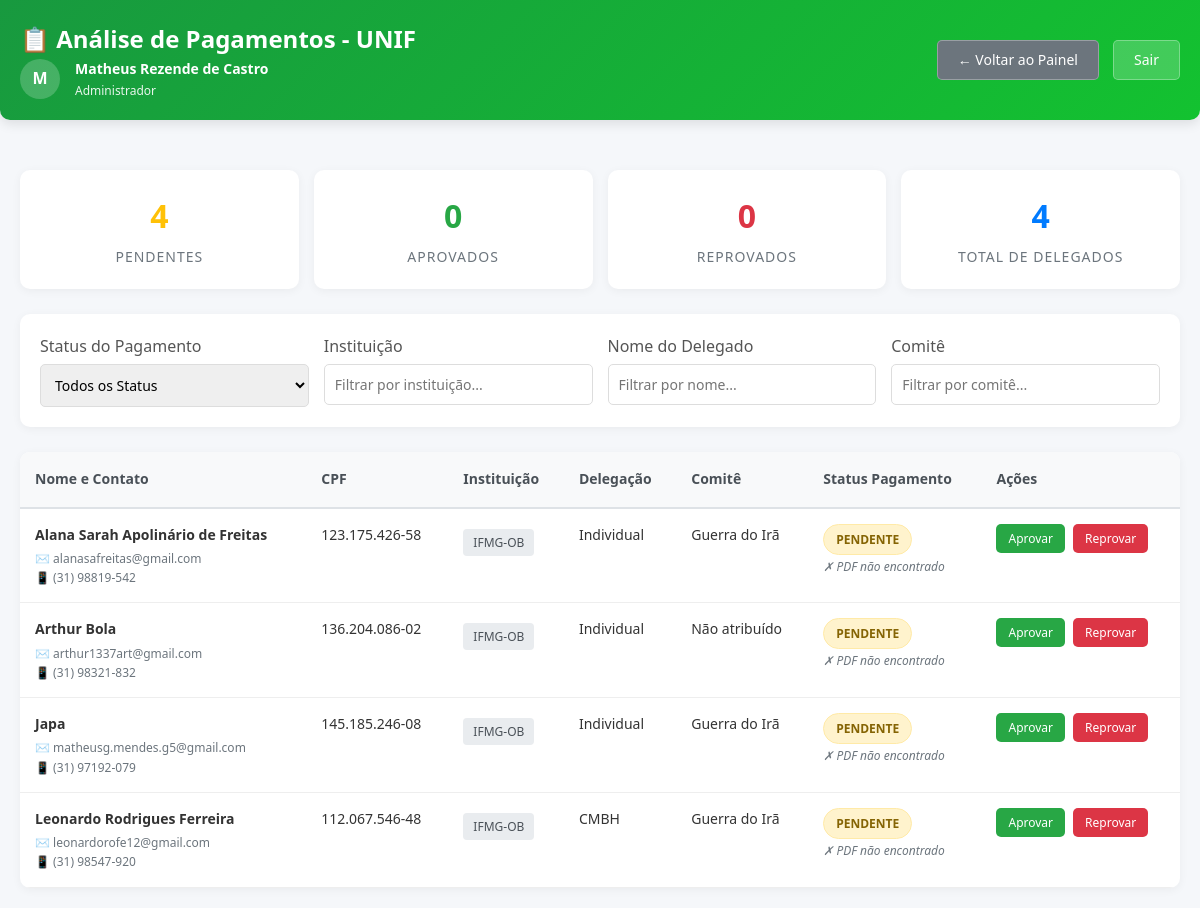
Page /pages/analisePagamentos.php (signed in) on the earlier database version.
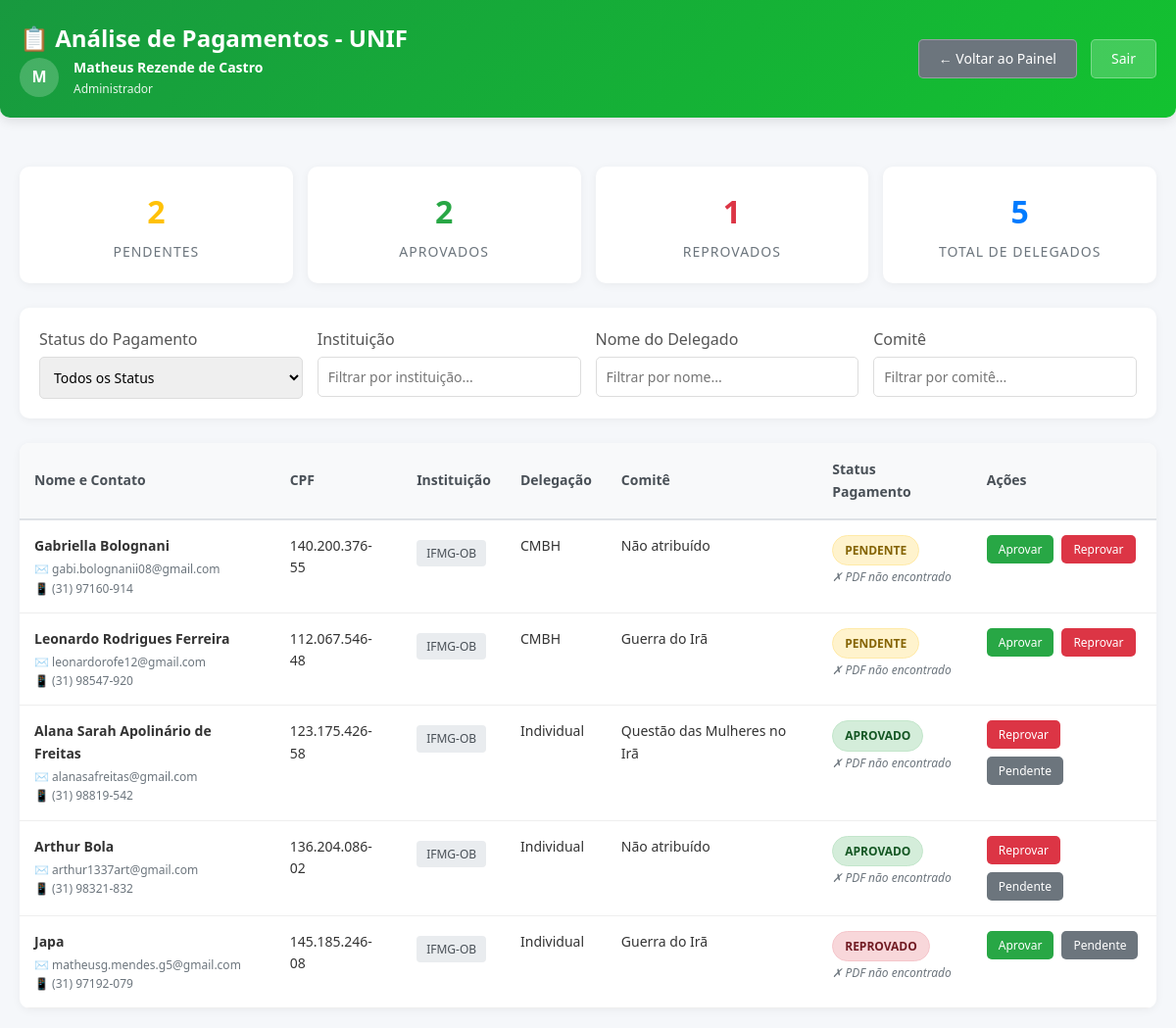
Same page on the later database version.
### tables this page shows
CREATE TABLE `delegado` (
  `cpf` varchar(14) NOT NULL,
  `id_comite` int(11) DEFAULT NULL,
  `representacao` int(11) DEFAULT NULL,
  `comite_desejado` int(11) DEFAULT NULL,
  `primeira_op_representacao` int(11) DEFAULT NULL,
  `segunda_op_representacao` int(11) DEFAULT NULL,
  `terceira_op_representacao` int(11) DEFAULT NULL,
  `segunda_op_comite` int(11) DEFAULT NULL,
  `terceira_op_comite` int(11) DEFAULT NULL,
  `id_delegacao` int(11) DEFAULT NULL,
  `pdf_pagamento` varchar(200) DEFAULT NULL COMMENT 'Caminho PDF do comprovante de matrícula/delegação',
  `status_pagamento` enum('pendente','aprovado','reprovado') DEFAULT 'pendente' COMMENT 'Status da verificação do PDF',
  `aprovado_delegacao` enum('individual','pendente','aprovado','reprovado') DEFAULT 'individual' COMMENT 'Status da delegação: individual, pendente, aprovado, reprovado'
);

CREATE TABLE `usuario` (
  `cpf` varchar(14) NOT NULL,
  `nome` varchar(100) DEFAULT NULL,
  `email` varchar(100) DEFAULT NULL,
  `email_instituicao` varchar(100) DEFAULT NULL,
  `restricao_alimentar` varchar(100) DEFAULT NULL,
  `alergia` varchar(100) DEFAULT NULL,
  `telefone` varchar(14) DEFAULT NULL,
  `telefone_instituicao` varchar(20) DEFAULT NULL,
  `senha` varchar(20) DEFAULT NULL,
  `instituicao` varchar(100) DEFAULT NULL,
  `adm` tinyint(1) DEFAULT 0,
  `senha_hash` varchar(255) DEFAULT NULL,
  `professor` enum('aprovado','pendente','reprovado','aluno') DEFAULT 'aluno'
);

CREATE TABLE `comite` (
  `id_comite` int(11) NOT NULL,
  `id_unif` int(11) DEFAULT NULL,
  `cpf_d1` varchar(14) NOT NULL,
  `cpf_d2` varchar(14) NOT NULL,
  `cpf_d3` varchar(14) NOT NULL,
  `tipo_comite` varchar(100) DEFAULT NULL,
  `nome_comite` varchar(100) DEFAULT NULL,
  `data_comite` date DEFAULT NULL,
  `num_delegados` int(11) DEFAULT NULL,
  `descricao_comite` varchar(1000) DEFAULT NULL,
  `status` enum('pendente','aprovado','reprovado','em_andamento') DEFAULT 'pendente'
);

CREATE TABLE `delegacao` (
  `id_delegacao` int(11) NOT NULL,
  `id_unif` int(11) NOT NULL,
  `cpf` varchar(14) DEFAULT NULL,
  `verificacao_delegacao` enum('aprovado','pendente','reprovado') DEFAULT 'pendente',
  `nome` varchar(100) NOT NULL
);

### pages/analisePagamentos.php (the view, shortened to what this page needs)
<?php
$delegados = [];
$contadores = [
    'pendente' => 0,
    'aprovado' => 0,
    'reprovado' => 0,
    'total' => 0
];
if ($conn) {
    $sql = "SELECT
                d.cpf,
                d.status_pagamento,
                d.id_delegacao,
                d.pdf_pagamento,
                u.nome,
                u.instituicao,
                u.email,
                u.telefone,
                dl.nome as nome_delegacao,
                c.nome_comite
            FROM delegado d
            LEFT JOIN usuario u ON d.cpf = u.cpf
            LEFT JOIN delegacao dl ON d.id_delegacao = dl.id_delegacao
            LEFT JOIN comite c ON d.id_comite = c.id_comite
            WHERE d.status_pagamento IN ('pendente', 'aprovado', 'reprovado')
            ORDER BY
                FIELD(d.status_pagamento, 'pendente', 'aprovado', 'reprovado'),
                u.nome";
    $result = $conn->query($sql);
    if ($result && $result->num_rows > 0) {
        while ($row = $result->fetch_assoc()) {
            $delegados[] = $row;
            $contadores[$row['status_pagamento']]++;
            $contadores['total']++;
        }
    }
}
?>
<!DOCTYPE html>
<html lang="pt-BR">
<head>
    <link rel="stylesheet" href="https://cdnjs.cloudflare.com/ajax/libs/pdf.js/3.11.174/pdf_viewer.min.css">
</head>
<body>
    <header>
        <div class="header-content">
            <div>
                <h1>📋 Análise de Pagamentos - UNIF</h1>
                <div class="user-info">
                    <div class="user-avatar">
                        <?php
                            $iniciais = substr($_SESSION['nome'] ?? 'A', 0, 1);
                            echo strtoupper($iniciais);
                        ?>
                    </div>
                    <div class="user-details">
                        <div class="user-name"><?php echo htmlspecialchars($_SESSION['nome'] ?? 'Administrador'); ?></div>
                        <div class="user-role"><?php echo ($_SESSION['adm'] ?? 0) ? 'Administrador' : 'Usuário'; ?></div>
                    </div>
                </div>
            </div>
            <div>
                <a href="painelControle.php" class="back-btn">← Voltar ao Painel</a>
                <a href="?logout=true" class="logout-btn" onclick="return confirm('Deseja realmente sair?')">Sair</a>
            </div>
        </div>
    </header>
    <div class="container">
        <div class="contadores">
            <div class="contador contador-pendente">
                <div class="contador-numero" id="contador-pendente"><?php echo $contadores['pendente']; ?></div>
                <div class="contador-label">Pendentes</div>
            </div>
            <div class="contador contador-aprovado">
                <div class="contador-numero" id="contador-aprovado"><?php echo $contadores['aprovado']; ?></div>
                <div class="contador-label">Aprovados</div>
            </div>
            <div class="contador contador-reprovado">
                <div class="contador-numero" id="contador-reprovado"><?php echo $contadores['reprovado']; ?></div>
                <div class="contador-label">Reprovados</div>
            </div>
            <div class="contador contador-total">
                <div class="contador-numero" id="contador-total"><?php echo $contadores['total']; ?></div>
                <div class="contador-label">Total de Delegados</div>
            </div>
        </div>
        <div class="filtros">
            <div class="filtro-group">
                <label for="filtro-status">Status do Pagamento</label>
                <select id="filtro-status">
                    <option value="todos">Todos os Status</option>
                </select>
            </div>
            <div class="filtro-group">
                <label for="filtro-instituicao">Instituição</label>
                <input type="text" id="filtro-instituicao" placeholder="Filtrar por instituição...">
            </div>
            <div class="filtro-group">
                <label for="filtro-nome">Nome do Delegado</label>
                <input type="text" id="filtro-nome" placeholder="Filtrar por nome...">
            </div>
            <div class="filtro-group">
                <label for="filtro-comite">Comitê</label>
                <input type="text" id="filtro-comite" placeholder="Filtrar por comitê...">
            </div>
        </div>
        <div class="tabela-container">
            <table id="tabela-delegados">
                <thead>
                    <tr>
                        <th>Nome e Contato</th>
                        <th>CPF</th>
                        <th>Instituição</th>
                        <th>Delegação</th>
                        <th>Comitê</th>
                        <th>Status Pagamento</th>
                        <th>Ações</th>
                    </tr>
                </thead>
                <tbody id="tabela-corpo">
                    <?php if (empty($delegados)): ?>
                        <tr>
                            <td colspan="7" class="sem-dados">Nenhum delegado encontrado no sistema</td>
                        </tr>
                    <?php else: ?>
                        <?php foreach ($delegados as $delegado):
                            $tem_pdf = !empty($delegado['pdf_pagamento']) && file_exists($delegado['pdf_pagamento']);
                        ?>
                        <tr data-cpf="<?php echo htmlspecialchars($delegado['cpf']); ?>"
                            data-status="<?php echo htmlspecialchars($delegado['status_pagamento']); ?>"
                            data-instituicao="<?php echo htmlspecialchars($delegado['instituicao']); ?>"
                            data-nome="<?php echo htmlspecialchars($delegado['nome']); ?>"
                            data-comite="<?php echo htmlspecialchars($delegado['nome_comite'] ?? ''); ?>"
                            data-tem-pdf="<?php echo $tem_pdf ? 'sim' : 'nao'; ?>">
                            <td>
                                <strong><?php echo htmlspecialchars($delegado['nome']); ?></strong><br>
                                <div class="contato-info">
                                    ✉️ <?php echo htmlspecialchars($delegado['email']); ?><br>
                                    📱 <?php echo htmlspecialchars($delegado['telefone']); ?>
                                </div>
                            </td>
                            <td><?php echo htmlspecialchars($delegado['cpf']); ?></td>
                            <td>
                                <div class="instituicao-badge">
                                    <?php echo htmlspecialchars($delegado['instituicao']); ?>
                                </div>
                            </td>
                            <td><?php echo htmlspecialchars($delegado['nome_delegacao'] ?? 'Individual'); ?></td>
                            <td><?php echo htmlspecialchars($delegado['nome_comite'] ?? 'Não atribuído'); ?></td>
                            <td>
                                <span class="status-badge status-<?php echo htmlspecialchars($delegado['status_pagamento']); ?>">
                                    <?php echo htmlspecialchars($delegado['status_pagamento']); ?>
                                </span><br>
                                <?php if ($tem_pdf): ?>
                                    <small style="color: #28a745;">✓ PDF disponível</small>
                                <?php else: ?>
                                    <small class="sem-pdf">✗ PDF não encontrado</small>
                                <?php endif; ?>
                            </td>
                            <td>
                                <div class="acoes">
                                    <?php if ($delegado['status_pagamento'] != 'aprovado'): ?>
                                    <button class="btn btn-aprovar" onclick="alterarStatus('<?php echo $delegado['cpf']; ?>', 'aprovado')">Aprovar</button>
                                    <?php endif; ?>
                                    <?php if ($delegado['status_pagamento'] != 'reprovado'): ?>
                                    <button class="btn btn-reprovar" onclick="alterarStatus('<?php echo $delegado['cpf']; ?>', 'reprovado')">Reprovar</button>
                                    <?php endif; ?>
                                    <?php if ($delegado['status_pagamento'] != 'pendente'): ?>
                                    <button class="btn btn-desfazer" onclick="alterarStatus('<?php echo $delegado['cpf']; ?>', 'pendente')">Pendente</button>
                                    <?php endif; ?>
                                </div>
                            </td>
                        </tr>
                        <?php endforeach; ?>
                    <?php endif; ?>
                </tbody>
            </table>
        </div>
    </div>
</body>
</html>

### pages/analisePagamentos.php (style rules this page uses)
* { margin: 0; padding: 0; box-sizing: border-box; font-family: 'Segoe UI', Tahoma, Geneva, Verdana, sans-serif; }
body { background-color: #f5f7fa; color: #333; line-height: 1.6; overflow-x: hidden; }
.container { max-width: 1400px; margin: 0 auto; padding: 20px; }
header { background: linear-gradient(135deg,rgb(24, 153, 63),rgb(19, 194, 48)); color: white; padding: 20px 0; border-radius: 0 0 10px 10px; box-shadow: 0 4px 12px rgba(0, 0, 0, 0.1); margin-bottom: 30px; position: relative; z-index: 100; }
.header-content { display: flex; justify-content: space-between; align-items: center; padding: 0 20px; }
.user-info { display: flex; align-items: center; gap: 15px; }
.user-avatar { width: 40px; height: 40px; background-color: rgba(255, 255, 255, 0.2); border-radius: 50%; display: flex; align-items: center; justify-content: center; font-weight: bold; }
.user-details { display: flex; flex-direction: column; }
.user-name { font-weight: 600; font-size: 14px; }
.user-role { font-size: 12px; opacity: 0.9; }
h1 { font-size: 24px; font-weight: 600; }
.logout-btn, .back-btn { background-color: rgba(255, 255, 255, 0.2); color: white; border: 1px solid rgba(255, 255, 255, 0.3); padding: 8px 20px; border-radius: 5px; cursor: pointer; font-size: 14px; transition: background-color 0.3s; text-decoration: none; display: inline-block; }
.back-btn { background-color: #6c757d; margin-right: 10px; }
.filtros { background-color: white; padding: 20px; border-radius: 10px; box-shadow: 0 2px 10px rgba(0, 0, 0, 0.05); margin-bottom: 25px; display: flex; gap: 15px; flex-wrap: wrap; }
.filtro-group { flex: 1; min-width: 200px; }
.filtro-group label { display: block; margin-bottom: 5px; font-weight: 500; color: #555; }
select, input { width: 100%; padding: 10px; border: 1px solid #ddd; border-radius: 5px; font-size: 14px; }
.status-badge { display: inline-block; padding: 5px 12px; border-radius: 20px; font-size: 12px; font-weight: 600; text-transform: uppercase; }
.status-pendente { background-color: #fff3cd; color: #856404; border: 1px solid #ffeaa7; }
.status-aprovado { background-color: #d4edda; color: #155724; border: 1px solid #c3e6cb; }
.status-reprovado { background-color: #f8d7da; color: #721c24; border: 1px solid #f5c6cb; }
.tabela-container { background-color: white; border-radius: 10px; box-shadow: 0 2px 10px rgba(0, 0, 0, 0.05); overflow: hidden; }
table { width: 100%; border-collapse: collapse; }
thead { background-color: #f8f9fa; }
th { padding: 16px 15px; text-align: left; font-weight: 600; color: #495057; border-bottom: 2px solid #dee2e6; font-size: 14px; }
td { padding: 15px; border-bottom: 1px solid #eee; font-size: 14px; vertical-align: top; }
.acoes { display: flex; gap: 8px; flex-wrap: wrap; }
.btn { padding: 6px 12px; border: none; border-radius: 5px; cursor: pointer; font-size: 12px; font-weight: 500; transition: all 0.3s; white-space: nowrap; }
.btn-aprovar { background-color: #28a745; color: white; }
.btn-reprovar { background-color: #dc3545; color: white; }
.btn-desfazer { background-color: #6c757d; color: white; }
.instituicao-badge { display: inline-block; background-color: #e9ecef; color: #495057; padding: 4px 10px; border-radius: 4px; font-size: 12px; font-weight: 500; margin-top: 5px; }
.contato-info { font-size: 12px; color: #6c757d; margin-top: 3px; }
.contadores { display: flex; gap: 15px; margin-bottom: 25px; flex-wrap: wrap; }
.contador { flex: 1; min-width: 150px; background-color: white; padding: 20px; border-radius: 10px; box-shadow: 0 2px 10px rgba(0, 0, 0, 0.05); text-align: center; }
.contador-numero { font-size: 32px; font-weight: 700; margin-bottom: 5px; }
.contador-pendente .contador-numero { color: #ffc107; }
.contador-aprovado .contador-numero { color: #28a745; }
.contador-reprovado .contador-numero { color: #dc3545; }
.contador-total .contador-numero { color: #007bff; }
.contador-label { font-size: 14px; color: #6c757d; text-transform: uppercase; letter-spacing: 1px; }
.sem-pdf { color: #6c757d; font-style: italic; font-size: 12px; }

Differences in the rows shown:
added delegado: cpf.nome "Gabriella Bolognani", cpf.email "gabi.bolognanii08@gmail.com", cpf.telefone "(31) 97160-914", cpf "140.200.376-55", cpf.instituicao "IFMG-OB", delegacao.nome "CMBH", nome_comite "Não atribuído", status_pagamento "PENDENTE", pdf_pagamento "✗ PDF não encontrado"
changed delegado "Leonardo Rodrigues Ferreira": moves up the list
changed delegado "Alana Sarah Apolinário de Freitas": id_comite.nome_comite "Guerra do Irã" → "Questão das Mulheres no Irã"; status_pagamento "PENDENTE" → "APROVADO"; status_pagamento "Aprovar" → "Pendente"
changed delegado "Arthur Bola": status_pagamento "PENDENTE" → "APROVADO"; status_pagamento "Aprovar" → "Pendente"
changed delegado "Japa": status_pagamento "PENDENTE" → "REPROVADO"; status_pagamento "Reprovar" → "Pendente"
Other differences:
$contadores['pendente']: "4" → "2"
$contadores['aprovado']: "0" → "2"
$contadores['reprovado']: "0" → "1"
$contadores['total']: "4" → "5"
